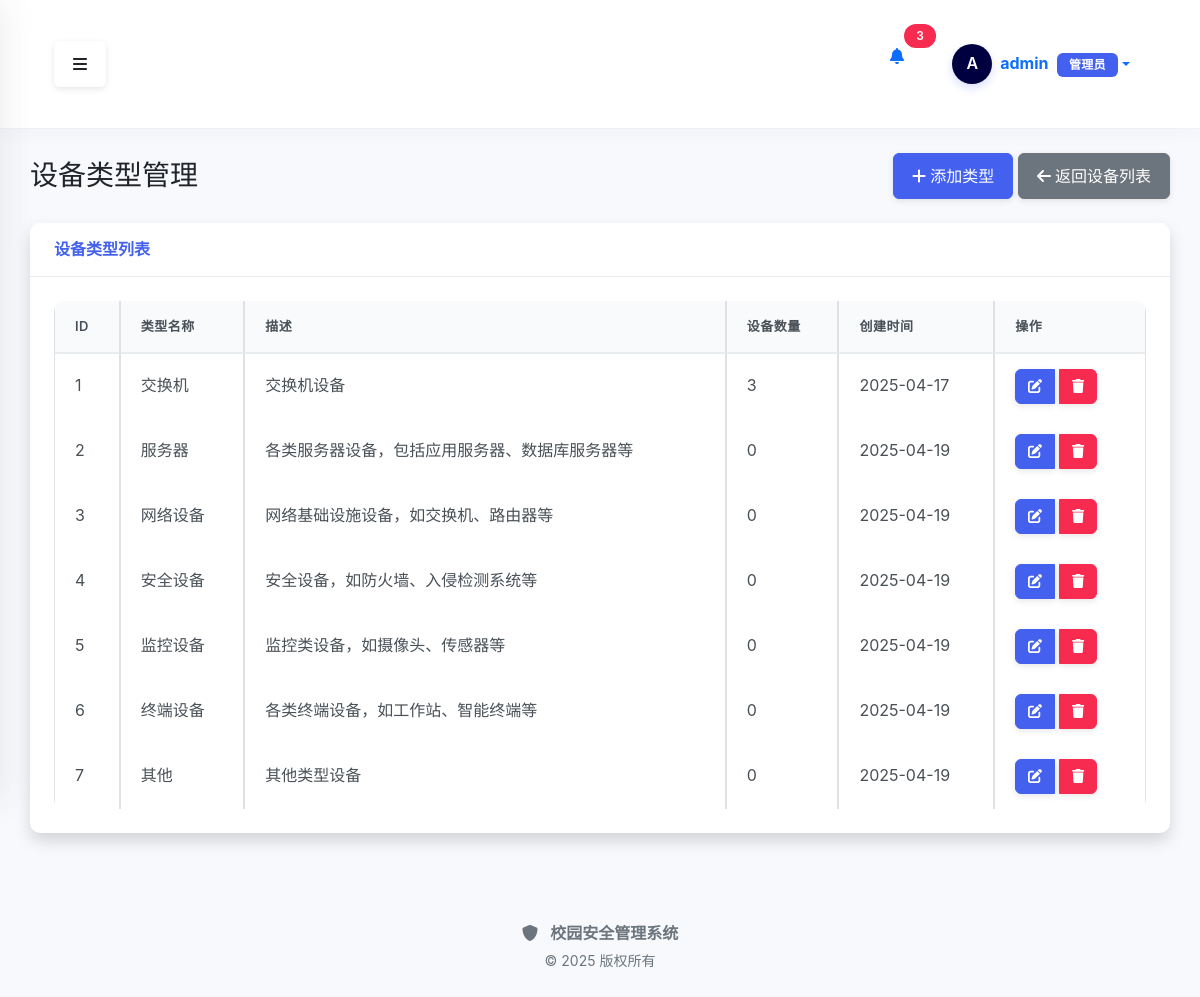
The page /device/types (signed in) on the database as committed earlier.
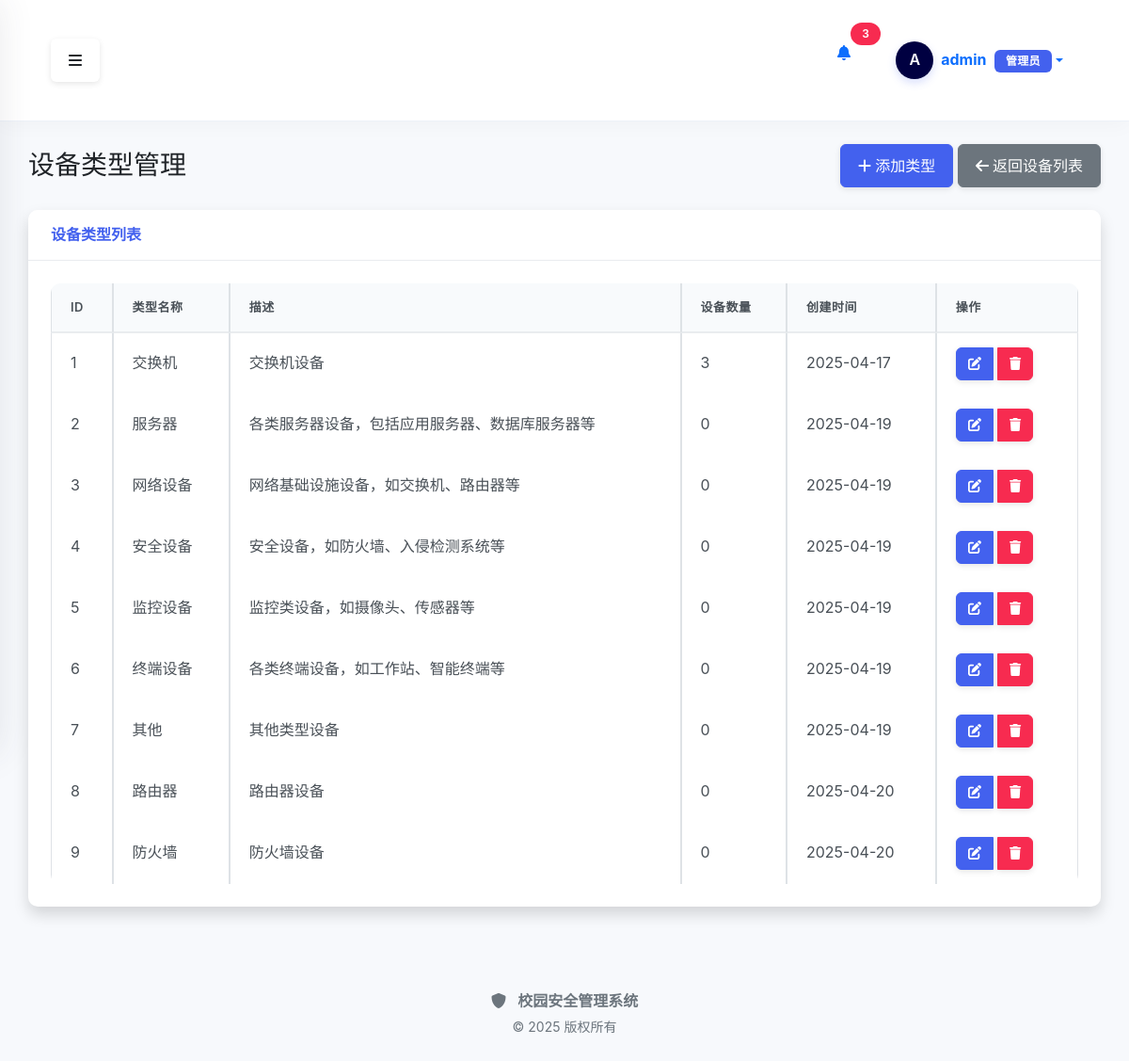
The same page on the database as committed later.
### src/modules/auth/models.py (models this page shows, shortened)
class User(db.Model, UserMixin):
    __table_args__ = {'extend_existing': True}
    """用户模型"""
    __tablename__ = 'users'
    id = db.Column(db.Integer, primary_key=True)
    username = db.Column(db.String(64), unique=True, index=True, nullable=False)
    email = db.Column(db.String(120), unique=True, index=True, nullable=False)
    password_hash = db.Column(db.String(128), nullable=False)
    is_active = db.Column(db.Boolean, default=True)
    is_admin = db.Column(db.Boolean, default=False)
    created_at = db.Column(db.DateTime, default=datetime.now)
    updated_at = db.Column(db.DateTime, default=datetime.now, onupdate=datetime.now)

### src/models/device.py (models this page shows, shortened)
class DeviceType(BaseModel):
    __tablename__ = 'device_types'
    id = db.Column(db.Integer, primary_key=True)
    name = db.Column(db.String(50), nullable=False, unique=True)
    description = db.Column(db.String(200))
    devices = db.relationship('Device', backref='type', lazy=True)

### src/modules/device/routes.py (the view)
@device_bp.route('/types')
@login_required
def types():
    device_types = DeviceType.query.all()
    return render_template('device/types.html', device_types=device_types)

### src/modules/device/templates/device/types.html (shortened to what this page needs)
{% extends "base.html" %}
{% block content %}
<div class="container-fluid">
    <div class="d-flex justify-content-between align-items-center mb-4">
        <h1 class="h3 mb-0 text-gray-800">设备类型管理</h1>
        <div>
            <a href="{{ url_for('device.add_type') }}" class="btn btn-primary">
                <i class="fas fa-plus"></i> 添加类型
            </a>
            <a href="{{ url_for('device.index') }}" class="btn btn-secondary ml-2">
                <i class="fas fa-arrow-left"></i> 返回设备列表
            </a>
        </div>
    </div>
    <div class="card shadow mb-4">
        <div class="card-header py-3">
            <h6 class="m-0 font-weight-bold text-primary">设备类型列表</h6>
        </div>
        <div class="card-body">
            <div class="table-responsive">
                <table class="table table-bordered" id="dataTable" width="100%" cellspacing="0">
                    <thead>
                        <tr>
                            <th>ID</th>
                            <th>类型名称</th>
                            <th>描述</th>
                            <th>设备数量</th>
                            <th>创建时间</th>
                            <th>操作</th>
                        </tr>
                    </thead>
                    <tbody>
                        {% if device_types %}
                            {% for type in device_types %}
                            <tr>
                                <td>{{ type.id }}</td>
                                <td>{{ type.name }}</td>
                                <td>{{ type.description or '-' }}</td>
                                <td>{{ type.devices|length }}</td>
                                <td>{{ type.created_at.strftime('%Y-%m-%d') }}</td>
                                <td>
                                    <div class="btn-group">
                                        <a href="{{ url_for('device.edit_type', type_id=type.id) }}"
                                           class="btn btn-primary btn-sm" title="编辑">
                                            <i class="fas fa-edit"></i>
                                        </a>
                                        <button type="button" class="btn btn-danger btn-sm"
                                                onclick="confirmDelete('{{ type.id }}', '{{ type.name }}', {{ type.devices|length }})"
                                                title="删除">
                                            <i class="fas fa-trash"></i>
                                        </button>
                                    </div>
                                </td>
                            </tr>
                            {% endfor %}
                        {% else %}
                            <tr>
                                <td colspan="6" class="text-center">尚未添加任何设备类型</td>
                            </tr>
                        {% endif %}
                    </tbody>
                </table>
            </div>
        </div>
    </div>
</div>
{% endblock %}

### src/templates/base.html (shortened to what this page needs)
<!DOCTYPE html>
<html lang="zh-CN">
<head>
    <link href="https://cdn.jsdelivr.net/npm/bootstrap@5.1.3/dist/css/bootstrap.min.css" rel="stylesheet">
    <link rel="stylesheet" href="https://cdnjs.cloudflare.com/ajax/libs/font-awesome/6.0.0/css/all.min.css">
    <link rel="stylesheet" href="{{ url_for('static', filename='css/style.css') }}?v={{ range(1, 10000) | random }}">
</head>
<body>
    <div class="d-flex" id="wrapper">
        <div id="page-content-wrapper">
            <nav class="navbar navbar-expand-lg navbar-light top-navbar">
                <div class="container-fluid">
                    <button class="btn" id="menu-toggle" aria-label="切换侧边栏">
                        <i class="fas fa-bars"></i>
                    </button>
                    <div class="d-flex ms-auto">
                        {% if current_user.is_authenticated %}
                        <div class="nav-item dropdown me-3">
                            <a class="nav-link position-relative" href="#" id="notificationsDropdown" role="button" data-bs-toggle="dropdown" aria-expanded="false">
                                <i class="fas fa-bell"></i>
                                <span class="position-absolute top-0 start-100 translate-middle badge rounded-pill bg-danger">
                                    3
                                </span>
                            </a>
                        </div>
                        <div class="nav-item dropdown user-dropdown">
                            <a class="nav-link dropdown-toggle d-flex align-items-center" href="#" id="navbarDropdown" role="button" data-bs-toggle="dropdown" aria-expanded="false">
                                <div class="user-avatar-container me-2">
                                    <div class="user-avatar-circle">
                                        <span class="avatar-text">{{ current_user.username[0]|upper }}</span>
                                    </div>
                                </div>
                                <div class="user-info d-none d-md-block">
                                    <span class="fw-bold">{{ current_user.username }}</span>
                                    <span class="badge bg-primary ms-1">{{ current_user.role or ('管理员' if current_user.is_admin else '用户') }}</span>
                                </div>
                            </a>
                        </div>
                        {% else %}
                        <div class="nav-item">
                            <a class="btn btn-primary btn-sm" href="{{ url_for('auth.login') }}">
                                <i class="fas fa-sign-in-alt me-1"></i>登录
                            </a>
                        </div>
                        {% endif %}
                    </div>
                </div>
            </nav>
            <div class="content-container">
                {% block content %}{% endblock %}
            </div>
            <footer class="footer mt-auto py-3">
                <div class="container-fluid text-center text-muted">
                    <div class="footer-brand mb-1">
                        <i class="fas fa-shield-alt me-2"></i>
                        <span class="fw-bold">校园安全管理系统</span>
                    </div>
                    <p class="small mb-0">© 2025 版权所有</p>
                </div>
            </footer>
        </div>
    </div>
</body>
</html>

### static/css/style.css (style rules this page uses)
:root { --primary: #4361ee; --primary-light: #4895ef; --primary-dark: #3f37c9; --secondary: #4cc9f0; --success: #0bb885; --info: #2196f3; --warning: #f59e0b; --danger: #f72b50; --light: #f8f9fa; --dark: #2d3748; --gray-100: #f8f9fa; --gray-200: #e9ecef; --gray-300: #dee2e6; --gray-400: #ced4da; --gray-500: #adb5bd; --gray-600: #6c757d; --gray-700: #495057; --gray-800: #343a40; --gray-900: #212529; --border-radius: 10px; --box-shadow: 0 0.125rem 0.25rem rgba(0, 0, 0, 0.075); --box-shadow-sm: 0 0.0625rem 0.125rem rgba(0, 0, 0, 0.05); --box-shadow-lg: 0 0.5rem 1.5rem rgba(0, 0, 0, 0.1); --transition: all 0.2s ease-in-out; }
body { font-family: 'PingFang SC', 'Microsoft YaHei', 'Noto Sans SC', -apple-system, BlinkMacSystemFont, 'Segoe UI', Roboto, 'Helvetica Neue', Arial, sans-serif; background-color: #f7f9fc; color: var(--gray-800); overflow-x: hidden; line-height: 1.6; min-height: 100vh; margin: 0; padding: 0; }
#wrapper { display: flex; width: 100%; align-items: stretch; min-height: 100vh; position: relative; }
#page-content-wrapper { flex: 1; width: 100%; overflow-x: hidden; transition: var(--transition); }
.container-fluid { width: 100%; padding: 24px 30px; }
h1, h2, h3, h4, h5, h6 { color: var(--gray-900); font-weight: 600; line-height: 1.3; }
h1 { font-size: 2rem; }
h6 { font-size: 1rem; }
a { color: var(--primary); text-decoration: none; transition: var(--transition); }
.card { border-radius: var(--border-radius); box-shadow: 0 5px 20px rgba(0, 0, 0, 0.05); margin-bottom: 24px; border: none; transition: var(--transition); background-color: #fff; overflow: hidden; }
.card-header { font-weight: 600; background-color: #fff; border-bottom: 1px solid var(--gray-200); padding: 18px 24px; border-top-left-radius: var(--border-radius) !important; border-top-right-radius: var(--border-radius) !important; display: flex; align-items: center; }
.card-body { padding: 24px; }
.btn { font-weight: 500; padding: 10px 18px; border-radius: 6px; transition: var(--transition); box-shadow: 0 2px 6px rgba(0, 0, 0, 0.1); position: relative; overflow: hidden; }
.btn::after { content: ''; position: absolute; top: 50%; left: 50%; width: 5px; height: 5px; background: rgba(255, 255, 255, 0.2); opacity: 0; border-radius: 100%; transform: translate(-50%, -50%) scale(1); transition: all 0.5s; }
.btn-sm { padding: 6px 12px; font-size: 0.875rem; }
.btn-group .btn { margin-right: 5px; border-radius: 6px; }
.btn-primary { background-color: var(--primary); border-color: var(--primary); }
.btn-danger { background-color: var(--danger); border-color: var(--danger); }
.table { width: 100%; margin-bottom: 0; color: var(--gray-800); border-collapse: separate; border-spacing: 0; }
.table thead th { background-color: #f8fafc; color: var(--gray-700); font-weight: 600; padding: 15px 20px; text-align: left; border-bottom: 2px solid var(--gray-200); white-space: nowrap; font-size: 13px; letter-spacing: 0.5px; text-transform: uppercase; }
.table tbody tr { transition: var(--transition); border-bottom: 1px solid var(--gray-200); }
.table tbody tr:last-child { border-bottom: none; }
.table tbody td { padding: 15px 20px; vertical-align: middle; color: var(--gray-700); }
.table-responsive { overflow-x: auto; -webkit-overflow-scrolling: touch; border-radius: var(--border-radius); }
.badge { font-weight: 600; padding: 6px 12px; border-radius: 6px; letter-spacing: 0.3px; font-size: 12px; }
.badge.bg-primary { background-color: var(--primary) !important; }
.badge.bg-danger { background-color: var(--danger) !important; }
.top-navbar { background-color: #fff; box-shadow: 0 4px 20px rgba(0, 0, 0, 0.03); padding: 12px 24px; border-bottom: 1px solid #edf2f9; position: sticky; top: 0; z-index: 9; }
.user-avatar-container { position: relative; }
.user-avatar-circle { width: 40px; height: 40px; border-radius: 50%; display: flex; align-items: center; justify-content: center; background-color: var(--primary); box-shadow: 0 4px 10px rgba(67, 97, 238, 0.2); }
.avatar-text, .avatar-text-sm { color: white; font-weight: 600; }
.text-primary { color: var(--primary) !important; }

Rows that differ between the two databases and show on the page:
added DeviceType: id "8", name "路由器", description "路由器设备", devices|length "0", created_at "2025-04-20"
added DeviceType: id "9", name "防火墙", description "防火墙设备", devices|length "0", created_at "2025-04-20"
